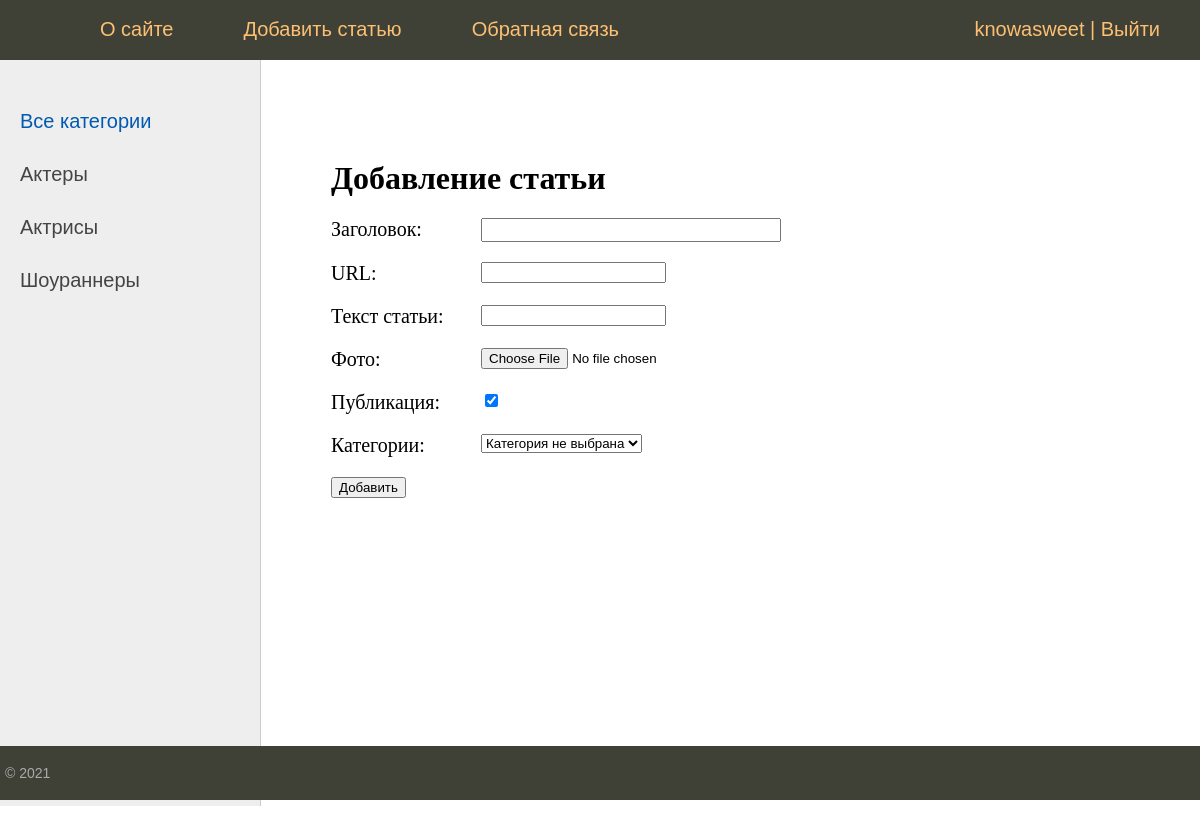
Screenshot of /add_page/ (signed in) with the database file from the repository.
### stars/models.py (models this page shows)
class Category(models.Model):
    name = models.CharField(max_length=100, db_index=True, verbose_name="Категория")
    slug = models.SlugField(max_length=255, unique=True, db_index=True, verbose_name="URL")
    def __str__(self):
        return self.name
    def get_absolute_url(self):
        return reverse('category', kwargs={'cat_slug': self.slug})
    class Meta:
        verbose_name = "Категория"
        verbose_name_plural = "Категории"
        ordering = ['id']

### stars/views.py (the view)
# urls.py: path('add_page/', views.add_page.as_view(), name='add_page'),
class add_page(LoginRequiredMixin, DataMixin, CreateView):
    form_class = AddPostForm
    template_name = 'stars/add_page.html'
    success_url = reverse_lazy('home')
    login_url = '/admin/'
    def get_context_data(self, *, object_list=None, **kwargs):
        context = super().get_context_data(**kwargs)
        context['title'] = 'Добавление статьи'
        c_def = self.get_user_context(title="Добавление статьи")
        context['menu'] = menu
        return dict(list(context.items()) + list(c_def.items()))

### stars/forms.py (shortened to what this page needs)
class AddPostForm(forms.ModelForm):
    def __init__(self, *args, **kwargs):
        super().__init__(*args, **kwargs)
        self.fields['cat'].empty_label = "Категория не выбрана"
    class Meta:
        model = Star
        fields = ['title', 'slug', 'content', 'photo', 'is_published', 'cat']
        widgets = {
            'title': forms.TextInput(attrs={'class': 'form-input'}),
            'content': forms.TextInput(attrs={'cols': 60, 'rows': 10}),
        }

### stars/templatetags/stars_tags.py (called while the page is built)
@register.inclusion_tag('stars/list_categories.html')
def show_categories(sort=None, cat_selected=0):
    if not sort:
        cats = Category.objects.all()
    else:
        cats = Category.objects.order_by(sort)
    return {'cats': cats, 'cat_selected': cat_selected}

### stars/utils.py (called while the page is built)
    def get_user_context(self, **kwargs):
        context = kwargs
        cats = Category.objects.annotate(Count('star'))
        user_menu = menu.copy()
        if not self.request.user.is_authenticated:
            user_menu.pop(1)
        context['menu'] = user_menu
        context['cats'] = cats
        if 'cat_selected' not in context:
            context['cat_selected'] = 0
        return context

### stars/templates/stars/add_page.html (shortened to what this page needs)
{% extends 'base.html'%}
{% block content%}
<h1>{{title}}</h1>
<form action="{% url 'add_page' %}" method="post" enctype="multipart/form-data">
    {% for f in form %}
        <p><label class="form-label" for="{{ f.id_for_label }}">{{f.label}}: </label>{{ f }}</p>
    {% endfor %}
    <button type="submit">Добавить</button>
</form>
{% endblock %}

### templates/base.html (shortened to what this page needs)
{% load static %}
{% load stars_tags %}
<html lang="en">
<head>
	<link rel="stylesheet" href="{% static 'css/base.css'%}">
</head>
<body>
<table class="table-page" border=0 cellpadding="0" cellspacing="0">
<tr><td valign=top>
{% block mainmenu %}
<div class="header">
<ul id="mainmenu" class="mainmenu">
    <li class="logo"><a href="{% url 'home' %}"><div class="logo"></div></a></li>
    {% for m in menu %}
        <li><a href="{% url m.url_name %}">{{m.title}}</a></li>
    {% endfor %}
    {% if request.user.is_authenticated %}
    <li class="last"> {{ user.username }} | <a href="{% url 'logout' %}">Выйти</a></li>
    {% else %}
    <li class="last"><a href="{% url 'register' %}">Регистрация</a> | <a href="{% url 'login' %}">Войти</a></li>
    {% endif %}
</ul>
</div>
{% endblock mainmenu %}
<table class="table-content" border=0 cellpadding="0" cellspacing="0">
<tr>
<td valign="top" class="left-chapters">
	<ul id="leftchapters">
        {% if cat_selected == 0 %}
            <li class="selected"> Все категории</li>
        {% else %}
            <li><a href="{% url 'home' %}">Все категории</a></li>
        {% endif %}
        {% for c in cats %}
        {% if c.star__count > 0 %}
            {% if c.pk == cat_selected %}
                <li class="selected">{{c.name}}</li>
            {% else %}
                <li><a href="{{c.get_absolute_url}}">{{c.name}}</a></li>
            {% endif %}
        {% endif %}
        {% endfor %}
	</ul>
</td>
    <td valign="top" class="content">
        <div class="content-text">
        {% block content %}
        {% endblock %}
        </div>
    </td>
</tr>
</table>
</td>
</tr>
<tr><td valign=top>
	<div id="footer">
		<p>&copy; 2021</p>
	</div>
</td></tr>
</table>
</body>
</html>

### static/css/base.css (style rules this page uses)
html, body { font-family: 'Arial'; margin: 0; padding: 0; height: 100%; width: 100%; color: #444; }
a { color: #0059b2; text-decoration: none; }
.table-page { width: 100%; height: 100%; vertical-align: top; }
.table-page tr { height: 100%; }
.header { background: #3F4137; height: 60px; }
.logo { width: 70px; height: 60px; }
ul.mainmenu { list-style: none; margin: 0; padding: 0; height: 60px; color: #fdc073; font-size: 20px; overflow: hidden; }
ul.mainmenu li { float: left; margin: 18px 40px 0 30px; }
ul.mainmenu li.logo { margin: 0; }
ul.mainmenu li.last { float: right; }
ul.mainmenu li a { color: #fdc073; text-decoration: none; }
.table-content { width: 100%; min-height: 100%; height: 100%; }
.left-chapters { margin: 0; background: #eee; border-right: 1px solid #ccc; min-height: 100%; }
.left-chapters ul { width: 230px; min-height: 100%; margin: 0; padding: 20px 10px 10px 20px; list-style: none; font-size: 20px; }
.left-chapters ul li { margin: 30px 0 0 0; color: #999; }
.left-chapters ul li.selected { color: #0059b2; }
.left-chapters ul li a { color: #444; text-decoration: none; }
.content { padding: 40px 20px 20px 40px; width: 100%; box-sizing: border-box; }
.content-text { margin: 60px 0 0 30px; color: #000; font-size: 20px; font-family: Yandex Sans Display Light; }
.content-text h1 { font-size: 32px; }
#footer { box-sizing: border-box; background: #3F4137; padding: 5px; color: #aaa; font-size: 14px; font-family: Verdana, Geneva, Arial, Helvetica; text-align: left; overflow: hidden; }
.form-input { width: 300px; font-size: 16px; }
.form-label { display: inline-block; min-width: 150px; vertical-align: top; }

### rows the page displays
Category: name "Актеры"
Category: name "Актрисы"
Category: name "Шоураннеры"

### other values shown
{{ m.title }} "О сайте" "Добавить статью" "Обратная связь"
{{ user.username }} "knowasweet"
{{ title }} "Добавление статьи"
{{ f.label }} "Заголовок" "URL" "Текст статьи" "Фото" "Публикация" "Категории"
